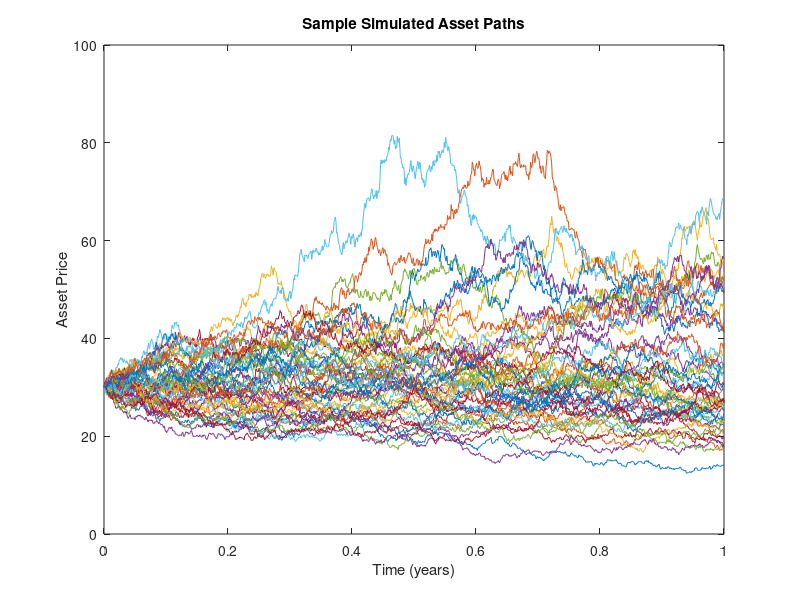

MATLAB code to generate this figure: (Note: this script raises an error after producing the figure.)
%% Monte Carlo Pricing for a Partial Floating-Strike Lookback Call Option
% This script prices an option with payoff:
%    payoff = max(S(T) - fixedMin, 0)
% where fixedMin is the locked-in minimum value (as in your PDE).
%
% This is different from the full lookback option where the running minimum 
% is computed along each simulated path.

clear; clc; close all;

%% Parameters
S0       = 30;      % Initial asset price
fixedMin = 80;       % Fixed (locked-in) minimum, same as "Min" in your PDE
r        = 0.1;      % Risk-free interest rate
sigma    = 0.4;      % Volatility
T        = 1;        % Time to maturity (years)
numPaths = 100000;   % Number of simulated paths
numSteps = 1000;      % Number of time steps (e.g., trading days in a year)
dt       = T/numSteps;

%% Simulate Asset Paths
S = zeros(numSteps+1, numPaths);
S(1,:) = S0;
dW = sqrt(dt)*randn(numSteps, numPaths);

for i = 2:numSteps+1
    S(i,:) = S(i-1,:) .* exp((r - 0.5*sigma^2)*dt + sigma*dW(i-1,:));
end

%% Compute Payoffs Using Fixed Minimum
% Here we do NOT compute the running minimum dynamically.
% Instead, the payoff is calculated using the given fixed minimum.
S_T = S(end, :);
payoff = max(S_T - fixedMin, 0);

%% Discount and Estimate Price
discountFactor = exp(-r*T);
priceMC = discountFactor * mean(payoff);
stdError  = discountFactor * std(payoff) / sqrt(numPaths);

fprintf('Monte Carlo Price (Partial Lookback): %.4f\n', priceMC);
fprintf('Standard Error: %.4f\n', stdError);

%% (Optional) Plot Sample Paths and Payoff Histogram
figure;
plot(0:dt:T, S(:,1:50));
xlabel('Time (years)');
ylabel('Asset Price');
title('Sample Simulated Asset Paths');

figure;
histogram(payoff,50);
xlabel('Payoff');
ylabel('Frequency');
title('Histogram of Payoffs');
